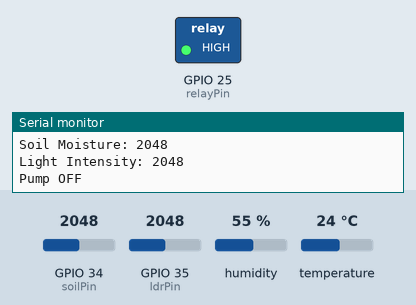
A sketch run on a simulated ESP32. On the bench: switched loads named in the sketch (green lamp = pin HIGH), the last lines printed to the serial monitor. The inputs (shaded band) are chosen by the test bench; at power-on: GPIO 34 (soilPin) = 2048, GPIO 35 (ldrPin) = 2048, humidity 55 %, temperature 24 °C.

Above: at 5.8 s.
5.9 s: GPIO 34 (soilPin) set to 1533
11.9 s: GPIO 34 (soilPin) set to 1456
At 15.3 s:
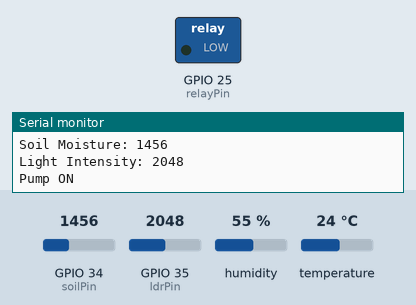
17.9 s: GPIO 34 (soilPin) set to 1540
At 20.7 s:
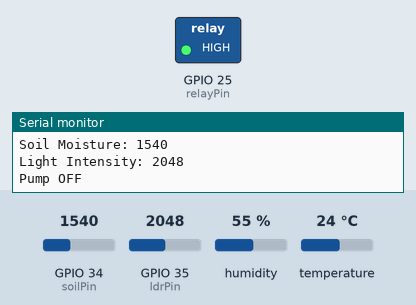
23.9 s: GPIO 34 (soilPin) set to 1460
At 26.1 s:
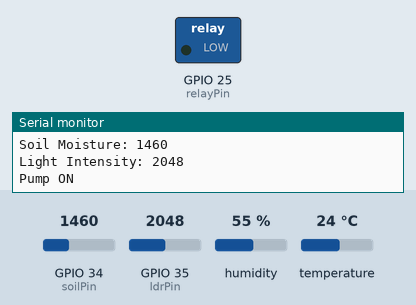
Timing chart, 0 to 27.6 s (numbered marks = the images above; inputs shaded):
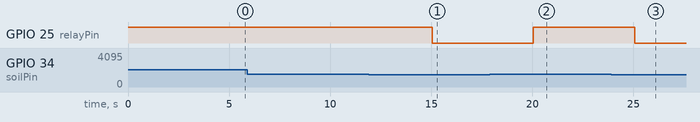

The sketch:

esp32_agriculture_monitor.ino
```cpp
#include <DHT.h>

#define DHTPIN 4
#define DHTTYPE DHT22

DHT dht(DHTPIN, DHTTYPE);

int soilPin = 34;
int ldrPin = 35;
int relayPin = 25;

void setup() {
  Serial.begin(115200);
  dht.begin();

  pinMode(relayPin, OUTPUT);
  digitalWrite(relayPin, HIGH);
}

void loop() {

  float temperature = dht.readTemperature();
  float humidity = dht.readHumidity();

  int soil = analogRead(soilPin);
  int light = analogRead(ldrPin);

  Serial.println("----- Sensor Data -----");
  Serial.print("Temperature: ");
  Serial.println(temperature);

  Serial.print("Humidity: ");
  Serial.println(humidity);

  Serial.print("Soil Moisture: ");
  Serial.println(soil);

  Serial.print("Light Intensity: ");
  Serial.println(light);

  if (soil < 1500) {
    digitalWrite(relayPin, LOW);
    Serial.println("Pump ON");
  } else {
    digitalWrite(relayPin, HIGH);
    Serial.println("Pump OFF");
  }

  delay(5000);
}
```

Measured:
- the behaviour switches between 1500 and 1499 on GPIO 34 (soilPin) (found by bisection; images 0 and 1)
- after the input at 11.9 s, GPIO 25 (relayPin): HIGH → LOW after 3.1 s
- after the input at 17.9 s, GPIO 25 (relayPin): LOW → HIGH after 2.1 s
- after the input at 23.9 s, GPIO 25 (relayPin): HIGH → LOW after 1.2 s
